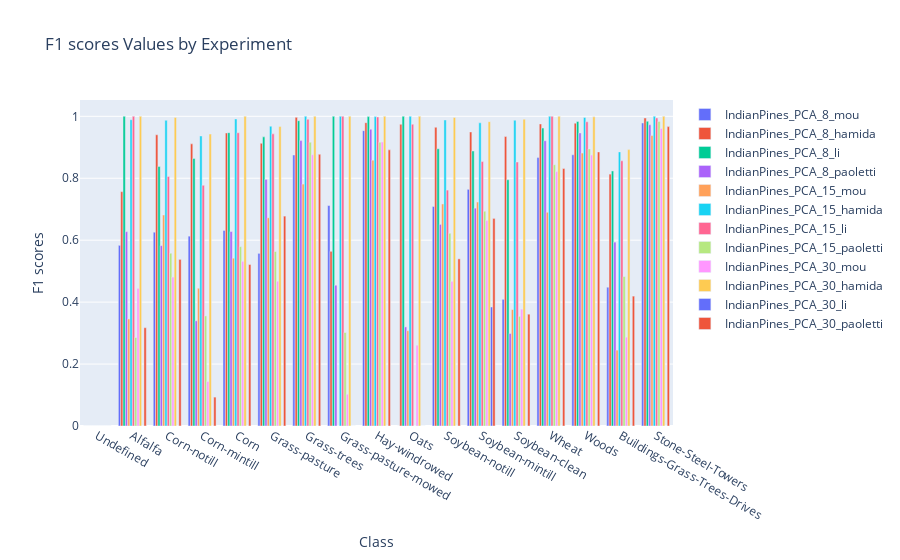

The cell this chart's notebook holds for it:
### Markdown cell above
## F1 SCORES

### Code cell
# ds = 'Salinas'
# dr = 'PCA'
plot_grouped_values(df_results[(df_results['Dataset'] == ds) 
                & (df_results['DR Method'] == dr)], 
                LABELS[ds],
                metric='F1 scores')

### Figure 1 — Plotly figure (JSON) as saved in the notebook; plotly's stock layout.template omitted (floating-point values rounded to 4 significant figures)
{"data": [{"name": "IndianPines_PCA_8_mou", "type": "bar", "x": ["Undefined", "Alfalfa", "Corn-notill", "Corn-mintill", "Corn", "Grass-pasture", "Grass-trees", "Grass-pasture-mowed", "Hay-windrowed", "Oats", "Soybean-notill", "Soybean-mintill", "Soybean-clean", "Wheat", "Woods", "Buildings-Grass-Trees-Drives", "Stone-Steel-Towers"], "y": [0, 0.5833, 0.6258, 0.613, 0.6314, 0.5575, 0.8752, 0.7119, 0.9537, 0, 0.7088, 0.7642, 0.409, 0.8667, 0.8759, 0.4481, 0.9785]}, {"name": "IndianPines_PCA_8_hamida", "type": "bar", "x": ["Undefined", "Alfalfa", "Corn-notill", "Corn-mintill", "Corn", "Grass-pasture", "Grass-trees", "Grass-pasture-mowed", "Hay-windrowed", "Oats", "Soybean-notill", "Soybean-mintill", "Soybean-clean", "Wheat", "Woods", "Buildings-Grass-Trees-Drives", "Stone-Steel-Towers"], "y": [0, 0.7568, 0.9403, 0.911, 0.9461, 0.9129, 0.9966, 0.5641, 0.9795, 0.9744, 0.9644, 0.9495, 0.9347, 0.9754, 0.9778, 0.8134, 0.9946]}, {"name": "IndianPines_PCA_8_li", "type": "bar", "x": ["Undefined", "Alfalfa", "Corn-notill", "Corn-mintill", "Corn", "Grass-pasture", "Grass-trees", "Grass-pasture-mowed", "Hay-windrowed", "Oats", "Soybean-notill", "Soybean-mintill", "Soybean-clean", "Wheat", "Woods", "Buildings-Grass-Trees-Drives", "Stone-Steel-Towers"], "y": [0, 1, 0.8377, 0.864, 0.9471, 0.9336, 0.9858, 1, 0.999, 1, 0.8953, 0.8882, 0.7952, 0.962, 0.9833, 0.8235, 0.9841]}, {"name": "IndianPines_PCA_8_paoletti", "type": "bar", "x": ["Undefined", "Alfalfa", "Corn-notill", "Corn-mintill", "Corn", "Grass-pasture", "Grass-trees", "Grass-pasture-mowed", "Hay-windrowed", "Oats", "Soybean-notill", "Soybean-mintill", "Soybean-clean", "Wheat", "Woods", "Buildings-Grass-Trees-Drives", "Stone-Steel-Towers"], "y": [0, 0.6275, 0.5824, 0.3397, 0.6278, 0.7963, 0.9216, 0.4545, 0.9584, 0.32, 0.651, 0.7034, 0.2987, 0.9212, 0.9464, 0.5938, 0.9727]}, {"name": "IndianPines_PCA_15_mou", "type": "bar", "x": ["Undefined", "Alfalfa", "Corn-notill", "Corn-mintill", "Corn", "Grass-pasture", "Grass-trees", "Grass-pasture-mowed", "Hay-windrowed", "Oats", "Soybean-notill", "Soybean-mintill", "Soybean-clean", "Wheat", "Woods", "Buildings-Grass-Trees-Drives", "Stone-Steel-Towers"], "y": [0, 0.3457, 0.6813, 0.4448, 0.5419, 0.6724, 0.7811, 0, 0.8585, 0.3077, 0.717, 0.7232, 0.376, 0.6902, 0.8811, 0.245, 0.9379]}, {"name": "IndianPines_PCA_15_hamida", "type": "bar", "x": ["Undefined", "Alfalfa", "Corn-notill", "Corn-mintill", "Corn", "Grass-pasture", "Grass-trees", "Grass-pasture-mowed", "Hay-windrowed", "Oats", "Soybean-notill", "Soybean-mintill", "Soybean-clean", "Wheat", "Woods", "Buildings-Grass-Trees-Drives", "Stone-Steel-Towers"], "y": [0, 0.989, 0.987, 0.9366, 0.9915, 0.9679, 1, 1, 0.999, 1, 0.9881, 0.979, 0.9873, 1, 0.9964, 0.8851, 1]}, {"name": "IndianPines_PCA_15_li", "type": "bar", "x": ["Undefined", "Alfalfa", "Corn-notill", "Corn-mintill", "Corn", "Grass-pasture", "Grass-trees", "Grass-pasture-mowed", "Hay-windrowed", "Oats", "Soybean-notill", "Soybean-mintill", "Soybean-clean", "Wheat", "Woods", "Buildings-Grass-Trees-Drives", "Stone-Steel-Towers"], "y": [0, 1, 0.8057, 0.7773, 0.9469, 0.9433, 0.9904, 1, 0.9979, 0.9744, 0.7617, 0.8539, 0.8524, 1, 0.9823, 0.8563, 0.9946]}, {"name": "IndianPines_PCA_15_paoletti", "type": "bar", "x": ["Undefined", "Alfalfa", "Corn-notill", "Corn-mintill", "Corn", "Grass-pasture", "Grass-trees", "Grass-pasture-mowed", "Hay-windrowed", "Oats", "Soybean-notill", "Soybean-mintill", "Soybean-clean", "Wheat", "Woods", "Buildings-Grass-Trees-Drives", "Stone-Steel-Towers"], "y": [0, 0.2857, 0.5578, 0.3555, 0.5792, 0.5634, 0.9164, 0.3019, 0.9165, 0, 0.6222, 0.6935, 0.3541, 0.8437, 0.8948, 0.4825, 0.9836]}, {"name": "IndianPines_PCA_30_mou", "type": "bar", "x": ["Undefined", "Alfalfa", "Corn-notill", "Corn-mintill", "Corn", "Grass-pasture", "Grass-trees", "Grass-pasture-mowed", "Hay-windrowed", "Oats", "Soybean-notill", "Soybean-mintill", "Soybean-clean", "Wheat", "Woods", "Buildings-Grass-Trees-Drives", "Stone-Steel-Towers"], "y": [0, 0.4444, 0.4809, 0.1435, 0.5316, 0.4675, 0.876, 0.1026, 0.9168, 0.2609, 0.467, 0.6638, 0.3773, 0.8214, 0.8748, 0.2869, 0.9609]}, {"name": "IndianPines_PCA_30_hamida", "type": "bar", "x": ["Undefined", "Alfalfa", "Corn-notill", "Corn-mintill", "Corn", "Grass-pasture", "Grass-trees", "Grass-pasture-mowed", "Hay-windrowed", "Oats", "Soybean-notill", "Soybean-mintill", "Soybean-clean", "Wheat", "Woods", "Buildings-Grass-Trees-Drives", "Stone-Steel-Towers"], "y": [0, 1, 0.9965, 0.9427, 1, 0.9668, 1, 1, 1, 1, 0.9964, 0.9827, 0.9907, 1, 0.9984, 0.8924, 1]}, {"name": "IndianPines_PCA_30_li", "type": "bar", "x": ["Undefined", "Alfalfa", "Corn-notill", "Corn-mintill", "Corn", "Grass-pasture", "Grass-trees", "Grass-pasture-mowed", "Hay-windrowed", "Oats", "Soybean-notill", "Soybean-mintill", "Soybean-clean", "Wheat", "Woods", "Buildings-Grass-Trees-Drives", "Stone-Steel-Towers"], "y": [0, 0, 0, 0, 0, 0, 0, 0, 0, 0, 0, 0.3843, 0, 0, 0, 0, 0]}, {"name": "IndianPines_PCA_30_paoletti", "type": "bar", "x": ["Undefined", "Alfalfa", "Corn-notill", "Corn-mintill", "Corn", "Grass-pasture", "Grass-trees", "Grass-pasture-mowed", "Hay-windrowed", "Oats", "Soybean-notill", "Soybean-mintill", "Soybean-clean", "Wheat", "Woods", "Buildings-Grass-Trees-Drives", "Stone-Steel-Towers"], "y": [0, 0.3175, 0.538, 0.09332, 0.5215, 0.6777, 0.8774, 0, 0.8916, 0, 0.5397, 0.6703, 0.3611, 0.8314, 0.8849, 0.4194, 0.9667]}], "layout": {"barmode": "group", "title": {"text": "F1 scores Values by Experiment"}, "xaxis": {"title": {"text": "Class"}}, "yaxis": {"title": {"text": "F1 scores"}}}}
